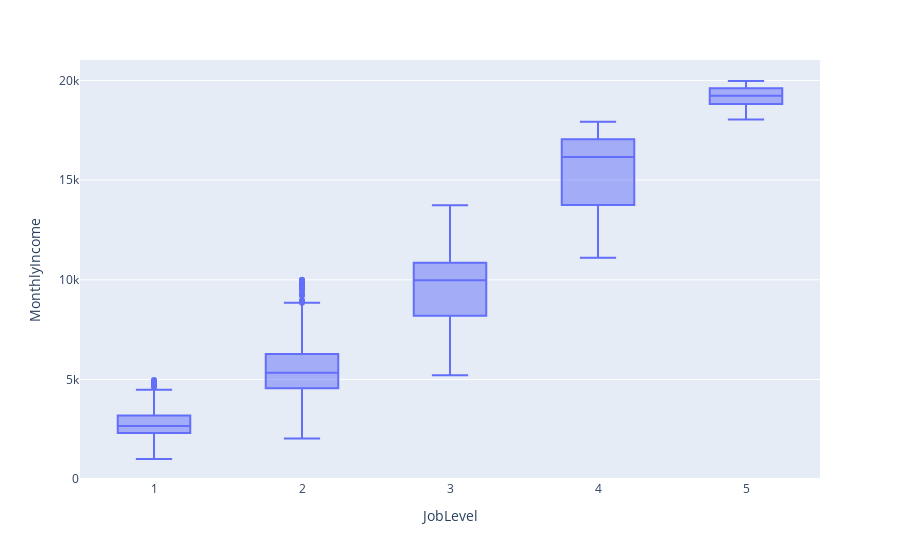

Source (notebook cell):
### Markdown cell above
## 4. Detección de Valores Anómalos (Outliers)

### Code cell
from src.evaluation import show_box

gr = show_box(df=df_clean, x='JobLevel', y='MonthlyIncome')
gr

### Figure 1 — Plotly figure (JSON) as saved in the notebook; plotly's stock layout.template omitted (floating-point values rounded to 4 significant figures; data arrays with more than 128 entries replaced by an {"elided": "..."} marker saying what was removed)
{"data": [{"alignmentgroup": "True", "hovertemplate": "JobLevel=%{x}<br>MonthlyIncome=%{y}<extra></extra>", "legendgroup": "", "marker": {"color": "#636efa"}, "name": "", "notched": false, "offsetgroup": "", "orientation": "v", "showlegend": false, "type": "box", "x": {"elided": "1323 int values"}, "x0": " ", "xaxis": "x", "y": {"elided": "1323 int values"}, "y0": " ", "yaxis": "y"}], "layout": {"boxmode": "group", "legend": {"tracegroupgap": 0}, "margin": {"t": 60}, "xaxis": {"anchor": "y", "domain": [0, 1], "title": {"text": "JobLevel"}}, "yaxis": {"anchor": "x", "domain": [0, 1], "title": {"text": "MonthlyIncome"}}}}
